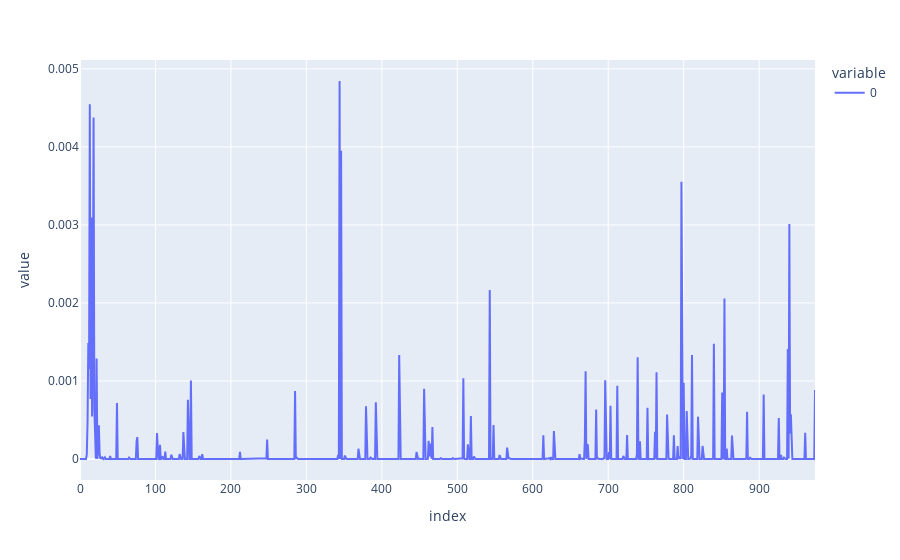

Notebook code cell kept with this figure:
### Code cell
px.line(mlm_losses)

### Figure 1 — Plotly figure (JSON) as saved in the notebook; plotly's stock layout.template omitted (floating-point values rounded to 4 significant figures; data arrays with more than 128 entries replaced by an {"elided": "..."} marker saying what was removed)
{"data": [{"hovertemplate": "variable=0<br>index=%{x}<br>value=%{y}<extra></extra>", "legendgroup": "0", "line": {"color": "#636efa", "dash": "solid"}, "marker": {"symbol": "circle"}, "mode": "lines", "name": "0", "orientation": "v", "showlegend": true, "type": "scatter", "x": {"elided": "975 int values"}, "xaxis": "x", "y": {"elided": "975 float values"}, "yaxis": "y"}], "layout": {"legend": {"title": {"text": "variable"}, "tracegroupgap": 0}, "margin": {"t": 60}, "xaxis": {"anchor": "y", "domain": [0, 1], "title": {"text": "index"}}, "yaxis": {"anchor": "x", "domain": [0, 1], "title": {"text": "value"}}}}
